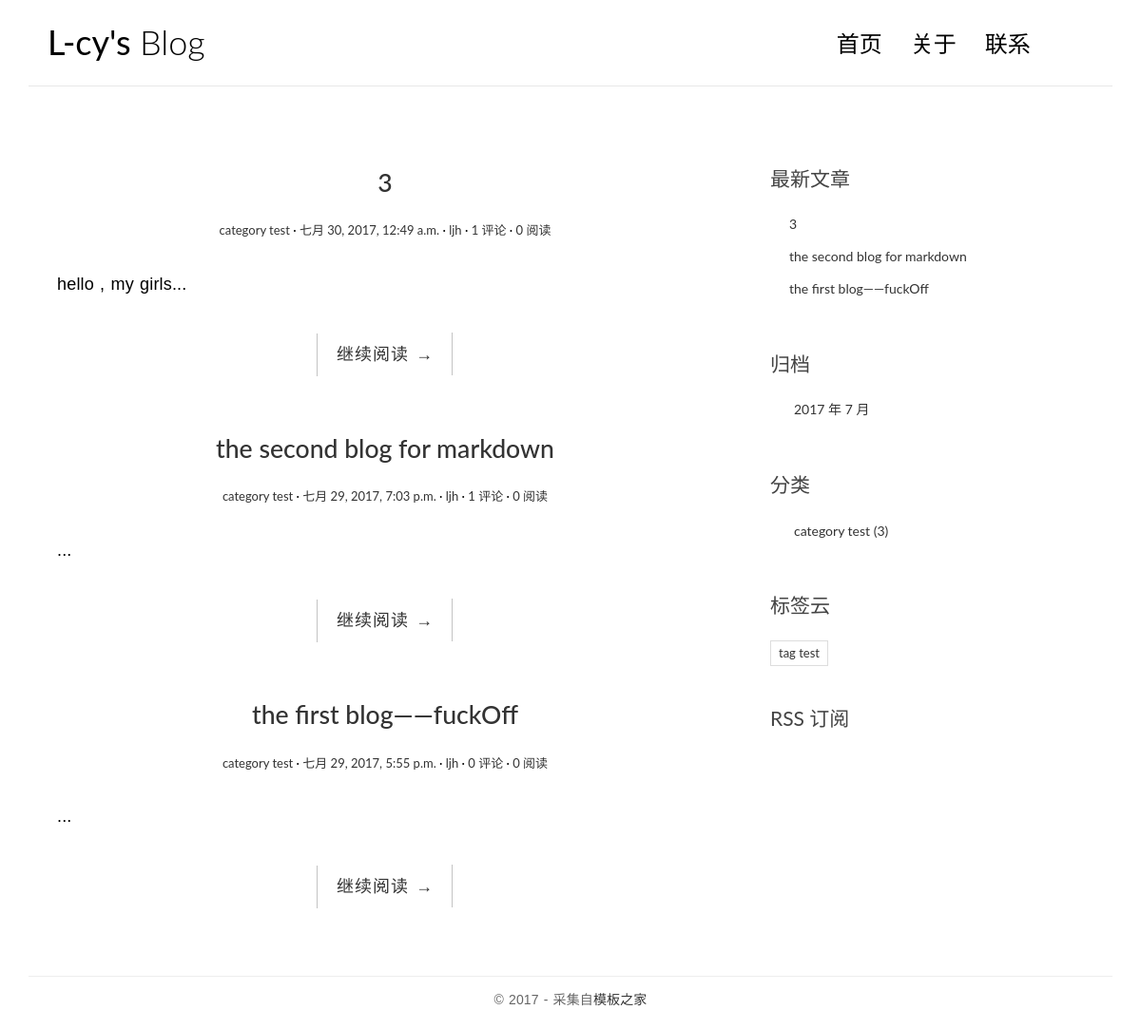
The page / on the database its author committed.
### blog/models.py (models this page shows, shortened)
@python_2_unicode_compatible
class Post(models.Model):
    title = models.CharField(max_length=70)
    body = models.TextField()
    created_time = models.DateTimeField()
    modified_time = models.DateTimeField()
    excerpt = models.CharField(max_length=200, blank=True)
    views = models.PositiveIntegerField(default=0)
    category = models.ForeignKey(Category)
    tags = models.ManyToManyField(Tag, blank=True)
    author = models.ForeignKey(User)
    def get_absolute_url(self):
        return reverse('blog:detail', kwargs={'pk': self.pk})
    class Meta:
        ordering = ['-created_time']

@python_2_unicode_compatible
class Category(models.Model):
    name = models.CharField(max_length=100)

@python_2_unicode_compatible
class Tag(models.Model):
    name = models.CharField(max_length=100)

### blog/views.py (the view, shortened to what this page needs)
# urls.py: url(r'^$', views.IndexView.as_view(), name='index'),
class IndexView(ListView):
    model = Post
    template_name = 'blog/index.html'
    context_object_name = 'post_list'
    paginate_by = 10
    def get_context_data(self, **kwargs):
        context = super(IndexView, self).get_context_data(**kwargs)
        paginator = context.get('paginator')
        page = context.get('page_obj')
        is_paginated = context.get('is_paginated')
        pagination_data = self.pagination_data(paginator, page, is_paginated)
        context.update(pagination_data)
        return context
    def pagination_data(self, paginator, page, is_paginated):
        if not is_paginated:
            return {}

### blog/templatetags/blog_tags.py (called while the page is built)
@register.simple_tag
def get_recent_posts(num=5):
    return Post.objects.all()[:num]

@register.simple_tag
def archives():
    return Post.objects.dates('created_time', 'month', order='DESC')

@register.simple_tag
def get_categories():
    return Category.objects.annotate(num_posts=Count('post')).filter(num_posts__gt=0)

@register.simple_tag
def get_tags():
    return Tag.objects.annotate(num_posts=Count('post')).filter(num_posts__gt=0)

### templates/blog/index.html (shortened to what this page needs)
{% extends 'base.html' %}
{% block main %}
    {% for post in post_list %}
        <article class="post post-{{ post.pk }}">
            <header class="entry-header">
                <h1 class="entry-title">
                    <a href="{{ post.get_absolute_url }}">{{ post.title }}</a>
                </h1>
                <div class="entry-meta">
                    <span class="post-category">
                        <a href="{% url 'blog:category' post.category.pk %}">{{ post.category.name }}</a></span>
                    <span class="post-date"><a href="#"><time class="entry-date"
                                                              datetime="{{ post.created_time }}">{{ post.created_time }}</time></a></span>
                    <span class="post-author"><a href="#">{{ post.author }}</a></span>
                    <span class="comments-link">
                        <a href="{{ post.get_absolute_url }}#comment-area">{{ post.comment_set.count }} 评论</a></span>
                    <span class="views-count"><a href="{{ post.get_absolute_url }}">{{ post.views }} 阅读</a></span>
                </div>
            </header>
            <div class="entry-content clearfix">
                <p>{{ post.excerpt }}...</p>
                <div class="read-more cl-effect-14">
                    <a href="{{ post.get_absolute_url }}" class="more-link">继续阅读 <span class="meta-nav">→</span></a>
                </div>
            </div>
        </article>
    {% empty %}
        <div class="no-post">暂时还没有发布的文章！</div>
    {% endfor %}
{% endblock main %}

### templates/base.html (shortened to what this page needs)
{% load staticfiles %}
{% load blog_tags %}
<!DOCTYPE html>
<html>
<head>
    <link rel="stylesheet" href="http://code.ionicframework.com/ionicons/2.0.1/css/ionicons.min.css">
    <link rel="stylesheet" href="{% static 'blog/css/bootstrap.min.css' %}">
    <link rel="stylesheet" href="{% static 'blog/css/pace.css' %}">
    <link rel="stylesheet" href="{% static 'blog/css/custom.css' %}">
    <link rel="stylesheet" href="{% static 'blog/css/highlights/github.css' %}">
</head>
<body>
<div class="container">
    <header id="site-header">
        <div class="row">
            <div class="col-md-4 col-sm-5 col-xs-8">
                <div class="logo">
                    <h1><a href="{% url 'blog:index' %}"><b>L-cy's </b> Blog</a></h1>
                </div>
            </div>
            <div class="col-md-8 col-sm-7 col-xs-4">
                <nav class="main-nav" role="navigation">
                    <div class="collapse navbar-collapse" id="bs-example-navbar-collapse-1">
                        <ul class="nav navbar-nav navbar-right">
                            <li class="cl-effect-11"><a href="{% url 'blog:index' %}" data-hover="首页">首页</a></li>
                            <li class="cl-effect-11"><a href="#" data-hover="关于">关于</a></li>
                            <li class="cl-effect-11"><a href="#" data-hover="联系">联系</a></li>
                        </ul>
                    </div>
                </nav>
            </div>
        </div>
    </header>
</div>
<div class="content-body">
    <div class="container">
        <div class="row">
            <main class="col-md-8">
                {% block main %}
                {% endblock main %}
            </main>
            <aside class="col-md-4">
                <div class="widget widget-recent-posts">
                    <h3 class="widget-title">最新文章</h3>
                    {% get_recent_posts as recent_post_list %}
                    <ul>
                        {% for post in recent_post_list %}
                            <li>
                                <a href="{{ post.get_absolute_url }}">{{ post.title }}</a>
                            </li>
                        {% empty %}
                            暂无文章！
                        {% endfor %}
                    </ul>
                </div>
                <div class="widget widget-archives">
                    <h3 class="widget-title">归档</h3>
                    {% archives as date_list %}
                    <ul>
                        {% for date in date_list %}
                            <li>
                                <a href="{% url 'blog:archives' date.year date.month %}">{{ date.year }}
                                    年 {{ date.month }} 月</a>
                            </li>
                        {% empty %}
                            暂无归档！
                        {% endfor %}
                    </ul>
                </div>
                <div class="widget widget-category">
                    <h3 class="widget-title">分类</h3>
                    {% get_categories as category_list %}
                    <ul>
                        {% for category in category_list %}
                            <li>
                                <a href="{% url 'blog:category' category.pk %}">{{ category.name }} <span
                                        class="post-count">({{ category.num_posts }})</span></a>
                            </li>
                        {% empty %}
                            暂无分类！
                        {% endfor %}
                    </ul>
                </div>
                <div class="widget widget-tag-cloud">
                    <h3 class="widget-title">标签云</h3>
                    {% get_tags as tag_list %}
                    <ul>
                        {% for tag in tag_list %}
                            <li>
                                <a href="{% url 'blog:tag' tag.pk %}">{{ tag.name }}</a>
                            </li>
                        {% empty %}
                            暂无标签！
                        {% endfor %}
                    </ul>
                </div>
                <div class="rss">
                    <a href="{% url 'rss' %}"> RSS 订阅</a>
                </div>
            </aside>
        </div>
    </div>
</div>
<footer id="site-footer">
    <div class="container">
        <div class="row">
            <div class="col-md-12">
                <p class="copyright">&copy 2017 - 采集自<a href="http://www.cssmoban.com/"
                                                        target="_blank" title="模板之家">模板之家</a>
                </p>
            </div>
        </div>
    </div>
</footer>
</body>
</html>

### blog/static/blog/css/custom.css (style rules this page uses)
* { outline: none; }
h1, h2, h3, h4, h5, h6 { margin-top: 0; }
b { font-weight: 400; }
a { color: #333; }
body { color: #444; font-family: 'Lato', sans-serif; }
p { font-family: 'Ubuntu', sans-serif; font-weight: 400; word-spacing: 1px; letter-spacing: 0.01em; }
#site-header { background-color: #FFF; padding: 25px 20px; margin-bottom: 40px; border-bottom: 1px solid #e7e7e7; }
.logo h1 a { color: #000; }
.logo h1 { margin: 0; font-family: 'Lato', sans-serif; font-weight: 300; }
.main-nav { margin-top: 11px; max-width: 95%; }
.main-nav a { color: #000000 !important; padding: 0 0 5px 0 !important; margin-right: 30px; font-family: 'Lato', sans-serif; font-weight: 300; font-size: 24px; }
.cl-effect-11 a { padding: 10px 0; color: #0972b4; text-shadow: none; }
.cl-effect-11 a::before { position: absolute; top: 0; left: 0; overflow: hidden; padding: 0 0 5px 0 !important; max-width: 0; border-bottom: 1px solid #000; color: #000; content: attr(data-hover); white-space: nowrap; -webkit-transition: max-width 0.5s; -moz-transition: max-width 0.5s; transition: max-width 0.5s; }
.content-body { padding-bottom: 4em; }
.post { background: #fff; padding: 30px 30px 0; }
.entry-title { text-align: center; font-size: 1.9em; margin-bottom: 20px; line-height: 1.6; padding: 10px 20px 0; }
.entry-meta { text-align: center; color: #DDDDDD; font-size: 13px; margin-bottom: 30px; }
.entry-content { font-size: 18px; line-height: 1.9; font-weight: 300; color: #000; }
.post-category::after, .post-date::after, .post-author::after, .comments-link::after { content: ' ·'; color: #000; }
.read-more { font-family: 'Ubuntu', sans-serif; font-weight: 400; word-spacing: 1px; letter-spacing: 0.01em; text-align: center; margin-top: 20px; }
.cl-effect-14 a { padding: 0 20px; height: 45px; line-height: 45px; position: relative; display: inline-block; margin: 15px 25px; letter-spacing: 1px; font-weight: 400; text-shadow: 0 0 1px rgba(255, 255, 255, 0.3); }
.cl-effect-14 a::before, .cl-effect-14 a::after { position: absolute; width: 45px; height: 1px; background: #C3C3C3; content: ''; -webkit-transition: all 0.3s; -moz-transition: all 0.3s; transition: all 0.3s; pointer-events: none; }
.cl-effect-14 a::before { top: 0; left: 0; -webkit-transform: rotate(90deg); -moz-transform: rotate(90deg); transform: rotate(90deg); -webkit-transform-origin: 0 0; -moz-transform-origin: 0 0; transform-origin: 0 0; }
.cl-effect-14 a::after { right: 0; bottom: 0; -webkit-transform: rotate(90deg); -moz-transform: rotate(90deg); transform: rotate(90deg); -webkit-transform-origin: 100% 0; -moz-transform-origin: 100% 0; transform-origin: 100% 0; }
.widget { background: #fff; padding: 30px 0 0; }
.widget-title { font-size: 1.5em; margin-bottom: 20px; line-height: 1.6; padding: 10px 0 0; font-weight: 400; }
.widget-recent-posts ul { padding: 0; margin: 0; padding-left: 20px; }
.widget-recent-posts ul li { list-style-type: none; position: relative; line-height: 170%; margin-bottom: 10px; }
.widget-recent-posts ul li::before { content: '\f3d3'; font-family: "Ionicons"; position: absolute; left: -17px; top: 3px; font-size: 16px; color: #000; }
.widget-archives ul { padding: 0; margin: 0; padding-left: 25px; }
.widget-archives ul li { list-style-type: none; position: relative; line-height: 170%; margin-bottom: 10px; }
.widget-archives ul li::before { content: '\f3f3'; font-family: "Ionicons"; position: absolute; left: -25px; top: 1px; font-size: 16px; color: #000; }
.widget-category ul { padding: 0; margin: 0; padding-left: 25px; }
.widget-category ul li { list-style-type: none; position: relative; line-height: 170%; margin-bottom: 10px; }
.widget-category ul li::before { content: '\f3fe'; font-family: "Ionicons"; position: absolute; left: -25px; top: 1px; font-size: 18px; color: #000; }
.widget-tag-cloud ul { padding: 0; margin: 0; margin-right: -10px; }
.widget-tag-cloud ul li { list-style-type: none; font-size: 13px; display: inline-block; margin-right: 10px; margin-bottom: 10px; padding: 3px 8px; border: 1px solid #ddd; }
.rss { font-size: 21px; margin-top: 30px; }
.rss a { color: #444; }
#site-footer { padding-top: 10px; padding: 0 0 1.5em 0; }
.copyright { text-align: center; padding-top: 1em; margin: 0; border-top: 1px solid #eee; color: #666; }

### rows shown on the page
Post: title "3", category.name "category test", created_time "七月 30, 2017, 12:49 a.m.", author "ljh", comment_set.count "1", views "0", excerpt "hello , my girls"
Post: title "the second blog for markdown", category.name "category test", created_time "七月 29, 2017, 7:03 p.m.", author "ljh", comment_set.count "1", views "0"
Post: title "the first blog——fuckOff", category.name "category test", created_time "七月 29, 2017, 5:55 p.m.", author "ljh", comment_set.count "0", views "0"
Category: name "category test", num_posts "3"
Tag: name "tag test"

### other values the page prints
{{ date.year }} "2017"
{{ date.month }} "7"
